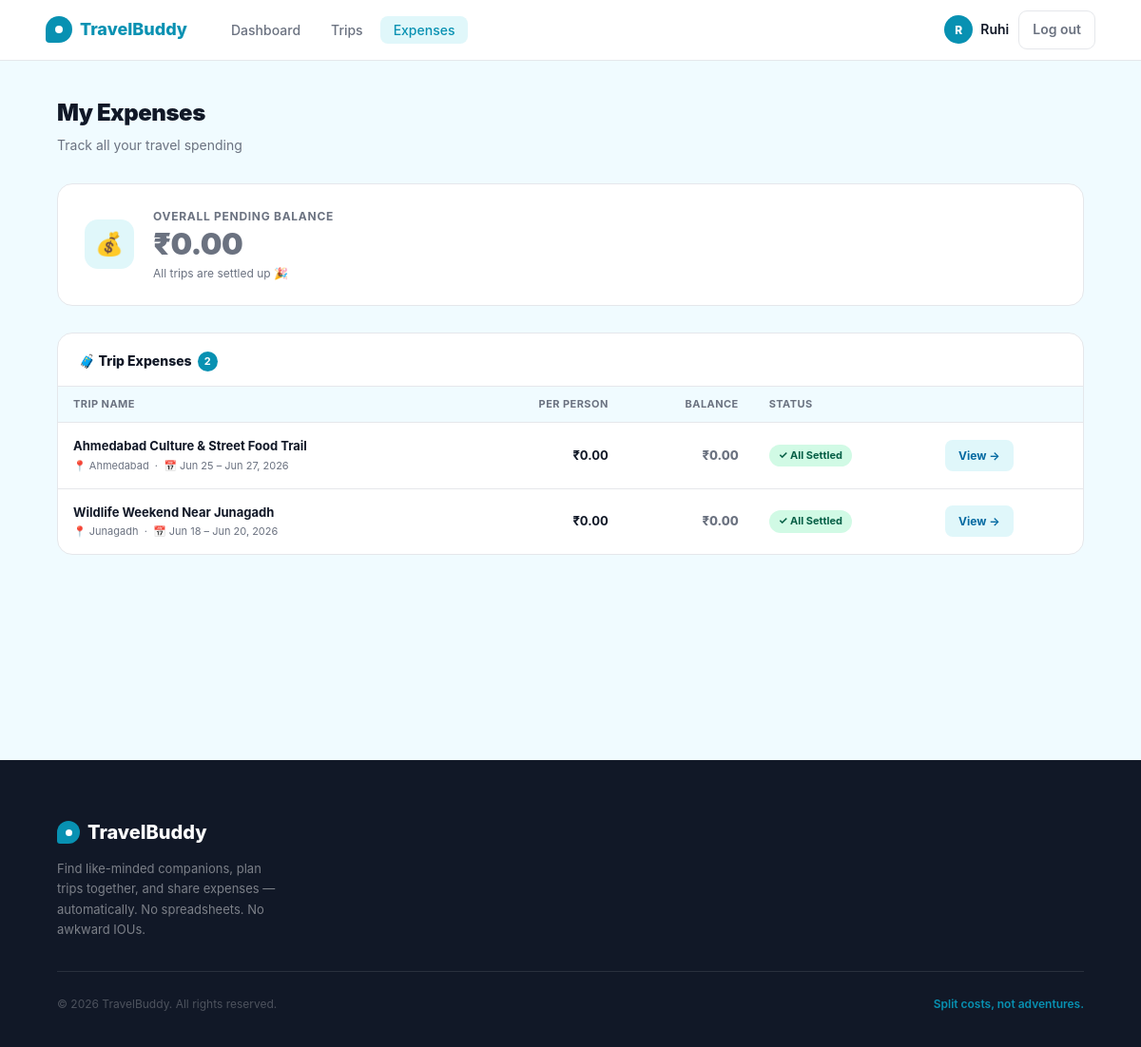
The page /my-expenses (signed in) on the database as committed earlier.
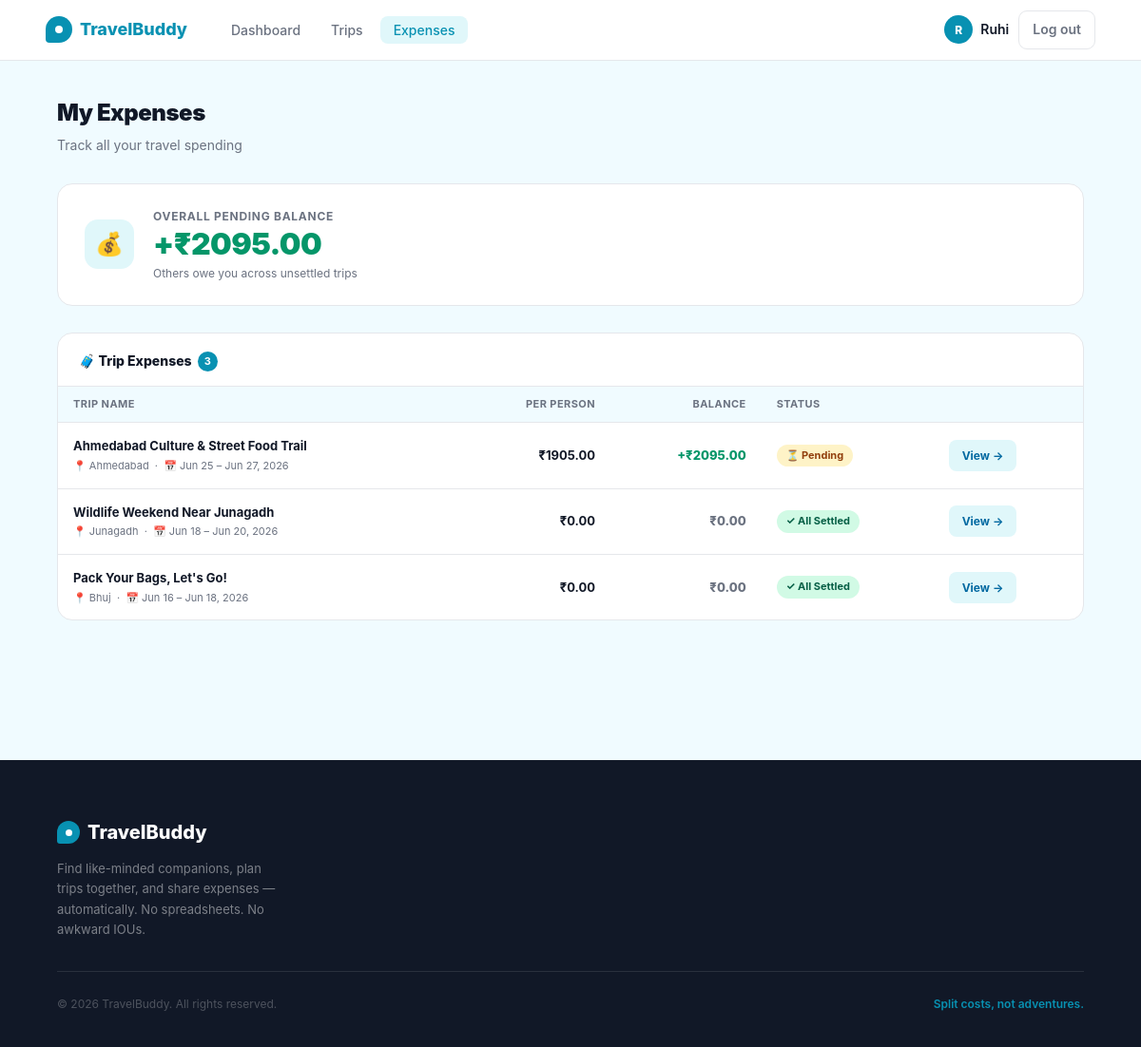
The same page on the database as committed later.
### app/models.py (models this page shows, shortened)
class Trip(db.Model):
    __tablename__ = 'trips'
    id          = db.Column(db.Integer, primary_key=True)
    owner_id    = db.Column(db.Integer, db.ForeignKey('users.id'), nullable=False)
    title       = db.Column(db.String(150), nullable=False)
    destination = db.Column(db.String(150), nullable=False)
    departure_city = db.Column(db.String(100), default='')
    start_date  = db.Column(db.Date, nullable=False)
    end_date    = db.Column(db.Date, nullable=False)
    description = db.Column(db.Text, default='')
    budget_min  = db.Column(db.Float, default=0)
    budget_max  = db.Column(db.Float, default=0)
    max_members = db.Column(db.Integer, default=4)
    status      = db.Column(db.String(20), default='upcoming')  # upcoming, active, completed
    is_public   = db.Column(db.Boolean, default=True)
    created_at  = db.Column(db.DateTime, default=lambda: datetime.now(timezone.utc))
    owner    = db.relationship('User', back_populates='owned_trips')
    members  = db.relationship('TripMember', back_populates='trip', lazy='dynamic',
                               cascade='all, delete-orphan')
    expenses = db.relationship('Expense', back_populates='trip', lazy='dynamic',
                               cascade='all, delete-orphan')
    def member_count(self):
        return self.members.filter_by(status='accepted').count() + 1  # +1 for owner
    def total_spent(self):
        return round(sum(e.amount for e in self.expenses), 2)
    def your_share(self, user_id):
        mc = self.member_count()
        return round(self.total_spent() / mc, 2) if mc else 0.0
    def balance_for(self, user_id):
        paid = sum(e.amount for e in self.expenses.filter_by(paid_by_id=user_id))
        share = self.your_share(user_id)
        return round(paid - share, 2)

### app/expenses/routes.py (the view)
@expenses.route('/my-expenses')
@login_required
def my_expenses():
    trip_ids = current_user._all_trip_ids()
    trips_list = Trip.query.filter(Trip.id.in_(trip_ids)).order_by(Trip.start_date.desc()).all() \
        if trip_ids else []
    rows = []
    pending_balance = 0.0
    for trip in trips_list:
        balance = trip.balance_for(current_user.id)
        per_person = trip.your_share(current_user.id)
        settled = abs(balance) < 0.01
        if not settled:
            pending_balance += balance
        rows.append({
            'trip': trip,
            'per_person': round(per_person, 2),
            'balance': round(balance, 2),
            'settled': settled,
        })
    return render_template('expenses/my_expenses.html',
        rows=rows,
        pending_balance=round(pending_balance, 2)
    )

### app/models.py (called while the page is built)
@login_manager.user_loader
def load_user(user_id):
    return User.query.get(int(user_id))

    def _all_trip_ids(self):
        owned = [t.id for t in Trip.query.filter_by(owner_id=self.id).all()]
        joined = [m.trip_id for m in
                  TripMember.query.filter_by(user_id=self.id, status='accepted').all()]
        return list(set(owned + joined))

### app/templates/expenses/my_expenses.html (shortened to what this page needs)
{% extends "base.html" %}
{% block content %}
<div class="myexp-page">
  <div class="myexp-inner">
    <div class="page-header">
      <h1 class="page-title">My Expenses</h1>
      <p class="page-subtitle">Track all your travel spending</p>
    </div>
    <div class="balance-card">
      <div class="balance-icon">💰</div>
      <div class="balance-info">
        <div class="balance-label">Overall Pending Balance</div>
        {% if pending_balance > 0.009 %}
          <div class="balance-amount positive">+₹{{ "%.2f"|format(pending_balance) }}</div>
          <div class="balance-sub">Others owe you across unsettled trips</div>
        {% elif pending_balance < -0.009 %}
          <div class="balance-amount negative">−₹{{ "%.2f"|format(-pending_balance) }}</div>
          <div class="balance-sub">You owe across unsettled trips</div>
        {% else %}
          <div class="balance-amount zero">₹0.00</div>
          <div class="balance-sub">All trips are settled up 🎉</div>
        {% endif %}
      </div>
    </div>
    {% if rows %}
    <div class="panel">
      <div class="panel-head">
        <div class="panel-title">
          🧳 Trip Expenses
          <span class="panel-count">{{ rows|length }}</span>
        </div>
      </div>
      <div class="exp-table-wrap">
        <table class="exp-table">
          <thead>
            <tr>
              <th>Trip Name</th>
              <th class="col-right">Per Person</th>
              <th class="col-right">Balance</th>
              <th>Status</th>
              <th></th>
            </tr>
          </thead>
          <tbody>
            {% for row in rows %}
            <tr>
              <td>
                <div class="td-trip-name">
                  <a href="{{ url_for('trips.detail', trip_id=row.trip.id) }}">{{ row.trip.title }}</a>
                </div>
                <div class="td-trip-sub">
                  📍 {{ row.trip.destination }} &nbsp;·&nbsp;
                  📅 {{ row.trip.start_date.strftime('%b %d') }} – {{ row.trip.end_date.strftime('%b %d, %Y') }}
                </div>
              </td>
              <td class="td-amount">₹{{ "%.2f"|format(row.per_person) }}</td>
              <td class="td-balance {% if row.balance > 0.009 %}positive{% elif row.balance < -0.009 %}negative{% else %}zero{% endif %}">
                {% if row.balance > 0.009 %}
                  +₹{{ "%.2f"|format(row.balance) }}
                {% elif row.balance < -0.009 %}
                  −₹{{ "%.2f"|format(-row.balance) }}
                {% else %}
                  ₹0.00
                {% endif %}
              </td>
              <td>
                {% if row.settled %}
                  <span class="badge badge-settled">✓ All Settled</span>
                {% else %}
                  <span class="badge badge-pending">⏳ Pending</span>
                {% endif %}
              </td>
              <td>
                <a href="{{ url_for('trips.detail', trip_id=row.trip.id) }}#settlement-summary"
                   class="btn-view">View →</a>
              </td>
            </tr>
            {% endfor %}
          </tbody>
        </table>
      </div>
    </div>
    {% else %}
    <div class="empty-state">
      <div class="empty-icon">🧾</div>
      <h4>No expenses yet</h4>
      <p>Once you join a trip and expenses are added, they'll appear here.</p>
    </div>
    {% endif %}
  </div>
</div>
{% endblock %}

Rows that differ between the two databases and show on the page:
added Trip: trip "Pack Your Bags, Let's Go!", trip.destination "Bhuj", trip.start_date "Jun 16", trip.end_date "Jun 18, 2026"
Other text that changed with them:
{{ "%.2f"|format(pending_balance) }}: (not shown) → "2095.00"
{{ rows|length }}: "2" → "3"
text no longer shown: "₹0.00 All trips are settled up 🎉"
text now shown: "+₹ Others owe you across unsettled trips"
new list line: "Ahmedabad Culture & Street Food Trail Ahmedabad Jun 25 Jun 27, 2026"
new list line: "· 📅 – ₹ 1905.00 +₹ 2095.00 ⏳ Pending View →"
new list line: "· 📅 – ₹ 0.00 ₹0.00 ✓ All Settled View →"
list line gone: "Ahmedabad Culture & Street Food Trail Ahmedabad Jun 25 Jun 27, 2026"
list line gone: "· 📅 – ₹ 0.00 ₹0.00 ✓ All Settled View →"
